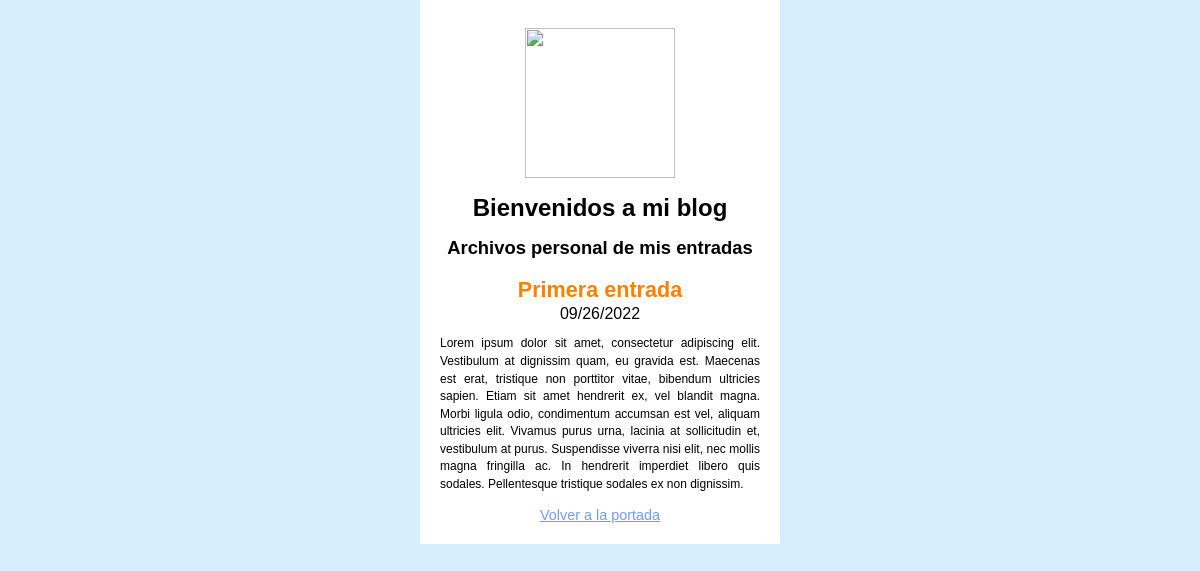
The page /blog/1 on the database its author committed.
### blog/models.py (models this page shows, shortened)
class Post(models.Model):
    title = models.CharField(max_length=200, verbose_name="Titulo")
    content = models.TextField(verbose_name="Contenido")
    created = models.DateTimeField(auto_now_add=True, verbose_name="Creado")
    modified = models.DateTimeField(auto_now=True, verbose_name="Modificado")
    class Meta:
        verbose_name = "entrada"
        verbose_name_plural = "entradas"

### blog/views.py (the view)
# urls.py: path('blog/<id>', post, name="post")
def post(request, id):
    post = Post.objects.get(id=id)
    return render(request, "blog/post.html", {"post": post})

### blog/templates/blog/post.html (shortened to what this page needs)
{% extends "blog/base.html" %}
{% block content %}
    <div>
        <h3>{{ post.title }}</h3>
        <span class="date">{{ post.created|date:"SHORT_DATE_FORMAT" }}</span>
        <p>{{ post.content }}</p>
        <a href="{% url 'home' %}">Volver a la portada</a>
    </div>
{% endblock %}

### blog/static/blog/styles.css (style rules this page uses)
body { font-family: Arial, Helvetica, sans-serif; padding: 0; margin: 0; background: rgb(214, 238, 255); }
h3 { font-size: 135%; color: rgb(255, 128, 0); padding: 0.15rem 0; margin: 0; }
p { font-size: 75%; text-align: justify; line-height: 1.1rem; }
a { font-size: 90%; color: rgb(115, 155, 255); }

### rows shown on the page
Post: title "Primera entrada", created "09/26/2022", content "Lorem ipsum dolor sit amet, consectetur adipiscing elit. Vestibulum at dignissim quam, eu gravida est. Maecenas est erat, tristique non porttitor vitae, bibendum ultricies sapien. Etiam sit amet hendrerit ex, vel blandit magna. Morbi ligula odio, condimentum accumsan est vel, aliquam ultricies elit. Vivamus purus urna, lacinia at sollicitudin et, vestibulum at purus. Suspendisse viverra nisi elit, nec mollis magna fringilla ac. In hendrerit imperdiet libero quis sodales. Pellentesque tristique sodales ex non dignissim."
